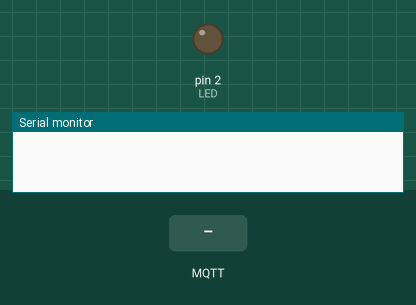
Recording of a sketch running on a simulated Arduino Uno, built for the host (arithmetic inside an expression is 32-bit, double 64-bit). On the bench: output pins drawn as LEDs (lit = HIGH), the last lines printed to the serial monitor. The test bench sets the inputs (shaded band). No MQTT or app messages arrive unless stated.

Above: at 2.3 s.
2.4 s: MQTT message "1" arrives on the first subscribed topic
At 3.2 s:
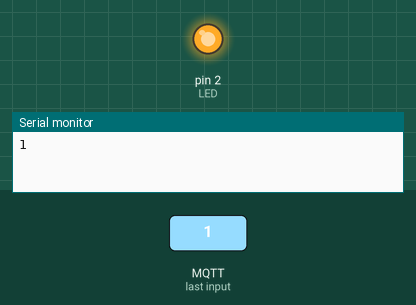
5.4 s: MQTT message "on" arrives on the first subscribed topic
At 7.3 s:
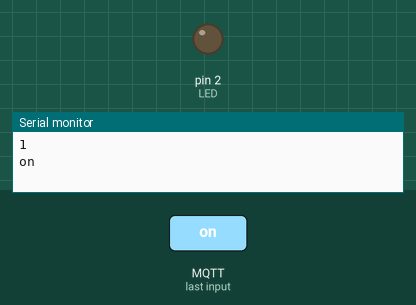
7.4 s: MQTT message "off" arrives on the first subscribed topic
At 8.2 s:
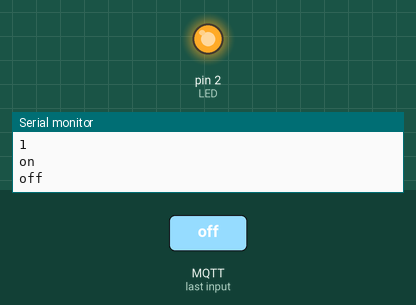
Timing chart, 0 to 10.4 s (numbered marks = the images above; inputs shaded):
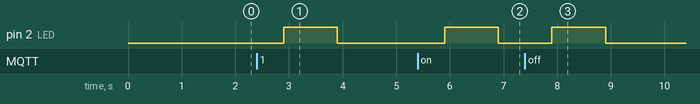

Measured:
- after the input at 2.4 s, pin 2 (LED): LOW → HIGH after 0.50 s, → LOW 1.0 s later
- after the input at 5.4 s, pin 2 (LED): LOW → HIGH after 0.50 s, → LOW 1.0 s later
- after the input at 7.4 s, pin 2 (LED): LOW → HIGH after 0.50 s, → LOW 1.0 s later

The sketch:

mqttClient.ino
```cpp
/*
  SimpleMQTTClient.ino
  The purpose of this exemple is to illustrate a simple handling of MQTT and Wifi connection.
  Once it connects successfully to a Wifi network and a MQTT broker, it subscribe to a topic and send a message to it.
  It will also send a message delayed 5 seconds later.
*/

#include "EspMQTTClient.h"

#define LED 2 // Activate GPIO2 for LED output when a message arrives


EspMQTTClient client(
  "<wifiSSID>",
  "<wifipassword>",
  "<EMQX-Broker-URL>",  // MQTT Broker server ip
  "testuser",   // Can be omitted if not needed
  "testpassword",   // Can be omitted if not needed
  "TestClient",     // Client name that uniquely identify your device
  1883              // The MQTT port, default to 1883. this line can be omitted
);

void setup()
{
  Serial.begin(115200);

  // Optional functionalities of EspMQTTClient
  client.enableDebuggingMessages(); // Enable debugging messages sent to serial output
  client.enableHTTPWebUpdater(); // Enable the web updater. User and password default to values of MQTTUsername and MQTTPassword. These can be overridded with enableHTTPWebUpdater("user", "password").
  client.enableOTA(); // Enable OTA (Over The Air) updates. Password defaults to MQTTPassword. Port is the default OTA port. Can be overridden with enableOTA("password", port).
  client.enableLastWillMessage("TestClient/lastwill", "I am going offline");  // You can activate the retain flag by setting the third parameter to true
  // Set pin mode
  pinMode(LED, OUTPUT);
}

// This function is called once everything is connected (Wifi and MQTT)
// WARNING : YOU MUST IMPLEMENT IT IF YOU USE EspMQTTClient
void onConnectionEstablished()
{
  // Subscribe to "mytopic/test" and display received message to Serial
  client.subscribe("mytopic/test", [](const String & payload) {
    Serial.println(payload);
    delay(500);
    digitalWrite(LED, HIGH);
    delay(1000);
    digitalWrite(LED, LOW);
  });

  // Subscribe to "mytopic/wildcardtest/#" and display received message to Serial
  client.subscribe("mytopic/wildcardtest/#", [](const String & topic, const String & payload) {
    Serial.println("(From wildcard) topic: " + topic + ", payload: " + payload);
    delay(500);
    digitalWrite(LED, HIGH);
    delay(1000);
    digitalWrite(LED, LOW);
  });

  // Publish a message to "mytopic/test"
  client.publish("mytopic/test", "This is a message"); // You can activate the retain flag by setting the third parameter to true

  // Execute delayed instructions
  client.executeDelayed(5 * 1000, []() {
    client.publish("mytopic/wildcardtest/test123", "This is a message sent 5 seconds later");
  });
}

void loop()
{
  client.loop();
}
```
